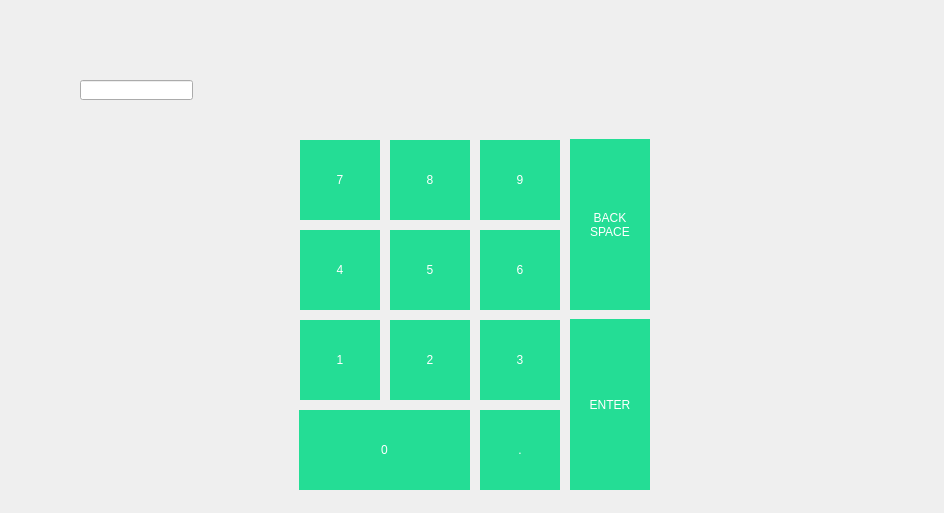
<?xml version="1.0" encoding="UTF-8"?>
<ui version="4.0">
 <class>KeyBoard</class>
 <widget class="QWidget" name="KeyBoard">
  <property name="geometry">
   <rect>
    <x>0</x>
    <y>0</y>
    <width>944</width>
    <height>513</height>
   </rect>
  </property>
  <property name="windowTitle">
   <string>Form</string>
  </property>
  <property name="styleSheet">
   <string notr="true">#NumKeyboard{
background-color: rgb(255, 255, 255);
}
QPushButton{
border:0px silid gray;
font: 40px &quot;WenQuanYi Micro Hei Mono&quot;;
color:rgb(255, 255, 255);
background-color: rgb(36, 221, 149);
}
QPushButton:pressed{
font: 40px &quot;WenQuanYi Micro Hei Mono&quot;;
color:rgb(255, 255, 255);
background-color: rgb(36, 221, 149);
background-color: rgb(8, 182, 114);
}</string>
  </property>
  <widget class="QPushButton" name="key_5">
   <property name="geometry">
    <rect>
     <x>390</x>
     <y>230</y>
     <width>80</width>
     <height>80</height>
    </rect>
   </property>
   <property name="focusPolicy">
    <enum>Qt::NoFocus</enum>
   </property>
   <property name="text">
    <string>5</string>
   </property>
  </widget>
  <widget class="QPushButton" name="key_7">
   <property name="geometry">
    <rect>
     <x>300</x>
     <y>140</y>
     <width>80</width>
     <height>80</height>
    </rect>
   </property>
   <property name="focusPolicy">
    <enum>Qt::NoFocus</enum>
   </property>
   <property name="text">
    <string>7</string>
   </property>
  </widget>
  <widget class="QPushButton" name="key_0">
   <property name="geometry">
    <rect>
     <x>299</x>
     <y>410</y>
     <width>171</width>
     <height>80</height>
    </rect>
   </property>
   <property name="focusPolicy">
    <enum>Qt::NoFocus</enum>
   </property>
   <property name="text">
    <string>0</string>
   </property>
  </widget>
  <widget class="QPushButton" name="key_3">
   <property name="geometry">
    <rect>
     <x>480</x>
     <y>320</y>
     <width>80</width>
     <height>80</height>
    </rect>
   </property>
   <property name="focusPolicy">
    <enum>Qt::NoFocus</enum>
   </property>
   <property name="text">
    <string>3</string>
   </property>
  </widget>
  <widget class="QPushButton" name="key_enter">
   <property name="geometry">
    <rect>
     <x>570</x>
     <y>319</y>
     <width>80</width>
     <height>171</height>
    </rect>
   </property>
   <property name="focusPolicy">
    <enum>Qt::NoFocus</enum>
   </property>
   <property name="styleSheet">
    <string notr="true">font: 23px &quot;WenQuanYi Micro Hei Mono&quot;;</string>
   </property>
   <property name="text">
    <string>ENTER</string>
   </property>
  </widget>
  <widget class="QPushButton" name="key_1">
   <property name="geometry">
    <rect>
     <x>300</x>
     <y>320</y>
     <width>80</width>
     <height>80</height>
    </rect>
   </property>
   <property name="focusPolicy">
    <enum>Qt::NoFocus</enum>
   </property>
   <property name="text">
    <string>1</string>
   </property>
  </widget>
  <widget class="QPushButton" name="key_6">
   <property name="geometry">
    <rect>
     <x>480</x>
     <y>230</y>
     <width>80</width>
     <height>80</height>
    </rect>
   </property>
   <property name="focusPolicy">
    <enum>Qt::NoFocus</enum>
   </property>
   <property name="text">
    <string>6</string>
   </property>
  </widget>
  <widget class="QPushButton" name="key_9">
   <property name="geometry">
    <rect>
     <x>480</x>
     <y>140</y>
     <width>80</width>
     <height>80</height>
    </rect>
   </property>
   <property name="focusPolicy">
    <enum>Qt::NoFocus</enum>
   </property>
   <property name="text">
    <string>9</string>
   </property>
  </widget>
  <widget class="QPushButton" name="key_4">
   <property name="geometry">
    <rect>
     <x>300</x>
     <y>230</y>
     <width>80</width>
     <height>80</height>
    </rect>
   </property>
   <property name="focusPolicy">
    <enum>Qt::NoFocus</enum>
   </property>
   <property name="text">
    <string>4</string>
   </property>
  </widget>
  <widget class="QPushButton" name="key_back">
   <property name="geometry">
    <rect>
     <x>570</x>
     <y>139</y>
     <width>80</width>
     <height>171</height>
    </rect>
   </property>
   <property name="focusPolicy">
    <enum>Qt::NoFocus</enum>
   </property>
   <property name="styleSheet">
    <string notr="true">font: 23px &quot;WenQuanYi Micro Hei Mono&quot;;</string>
   </property>
   <property name="text">
    <string>BACK
SPACE</string>
   </property>
  </widget>
  <widget class="QPushButton" name="key_2">
   <property name="geometry">
    <rect>
     <x>390</x>
     <y>320</y>
     <width>80</width>
     <height>80</height>
    </rect>
   </property>
   <property name="focusPolicy">
    <enum>Qt::NoFocus</enum>
   </property>
   <property name="text">
    <string>2</string>
   </property>
  </widget>
  <widget class="QPushButton" name="key_8">
   <property name="geometry">
    <rect>
     <x>390</x>
     <y>140</y>
     <width>80</width>
     <height>80</height>
    </rect>
   </property>
   <property name="focusPolicy">
    <enum>Qt::NoFocus</enum>
   </property>
   <property name="text">
    <string>8</string>
   </property>
  </widget>
  <widget class="QPushButton" name="key_10">
   <property name="geometry">
    <rect>
     <x>480</x>
     <y>410</y>
     <width>80</width>
     <height>80</height>
    </rect>
   </property>
   <property name="focusPolicy">
    <enum>Qt::NoFocus</enum>
   </property>
   <property name="text">
    <string>.</string>
   </property>
  </widget>
  <widget class="QLineEdit" name="lineEdit">
   <property name="geometry">
    <rect>
     <x>80</x>
     <y>80</y>
     <width>113</width>
     <height>20</height>
    </rect>
   </property>
  </widget>
 </widget>
 <resources/>
 <connections/>
</ui>
